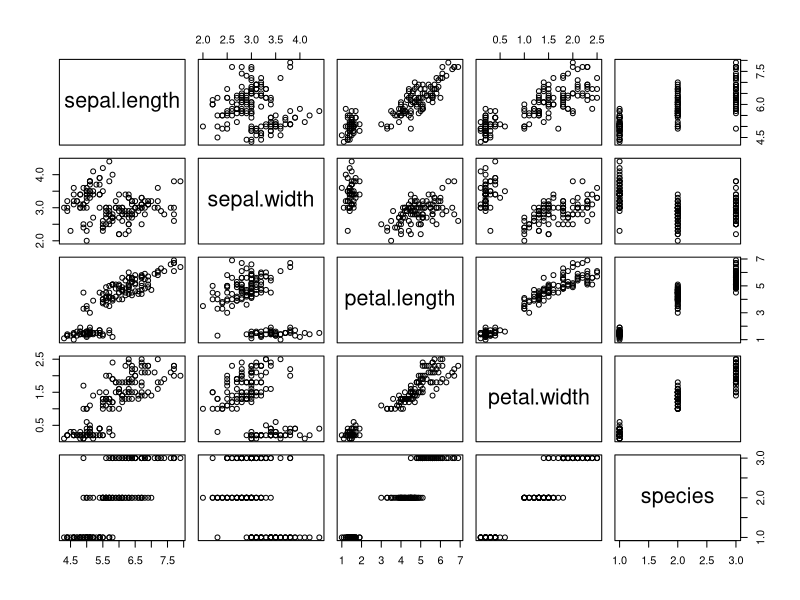
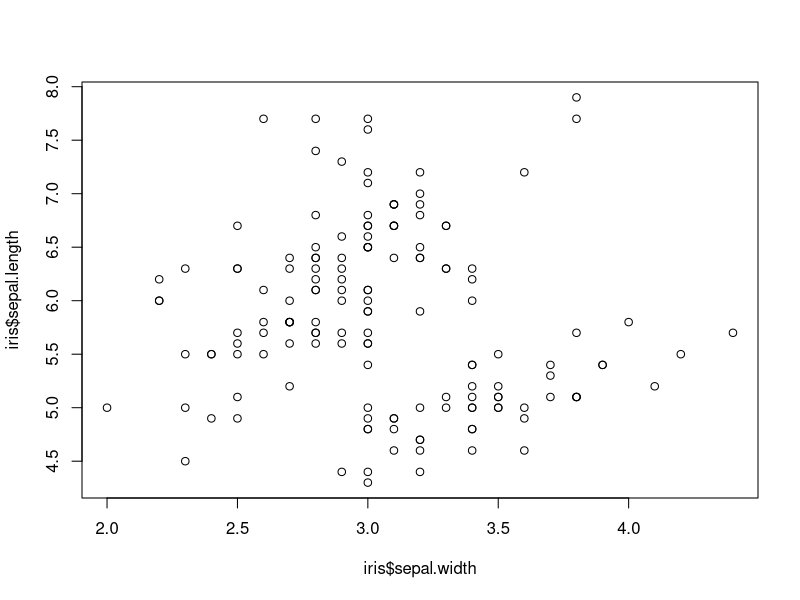
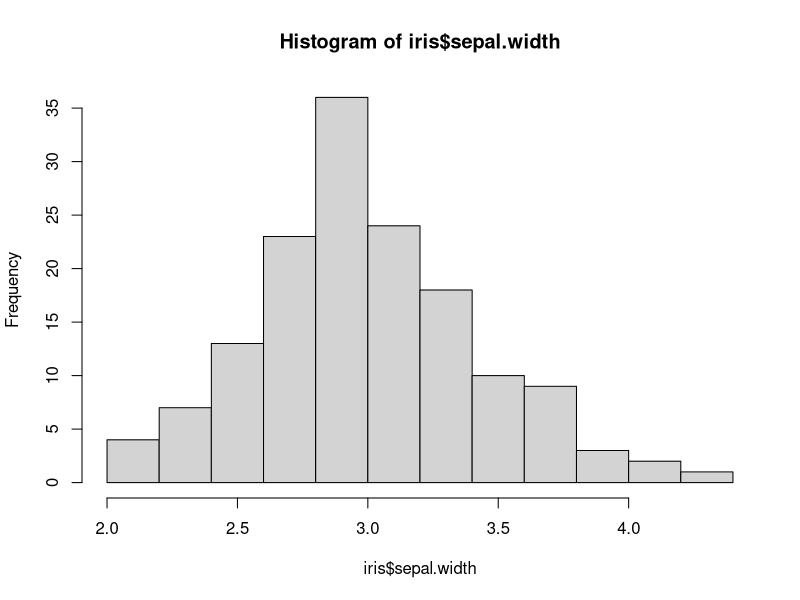
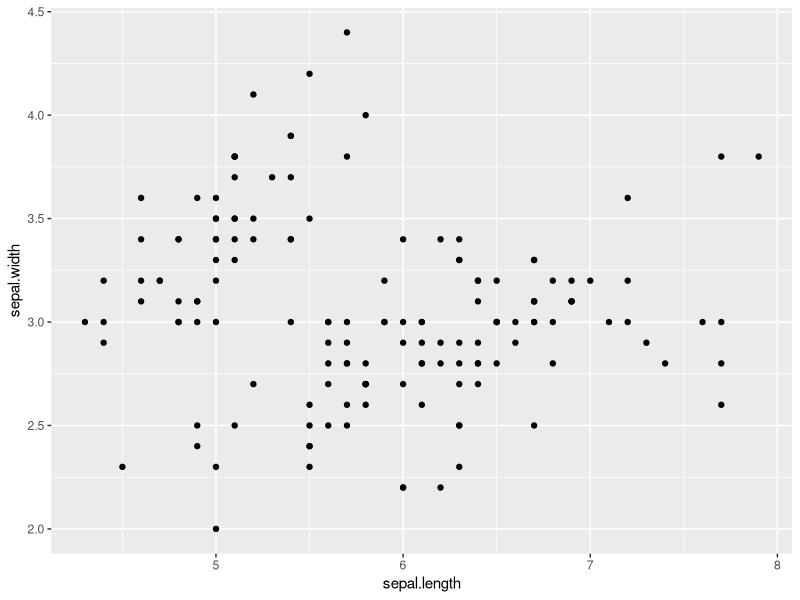
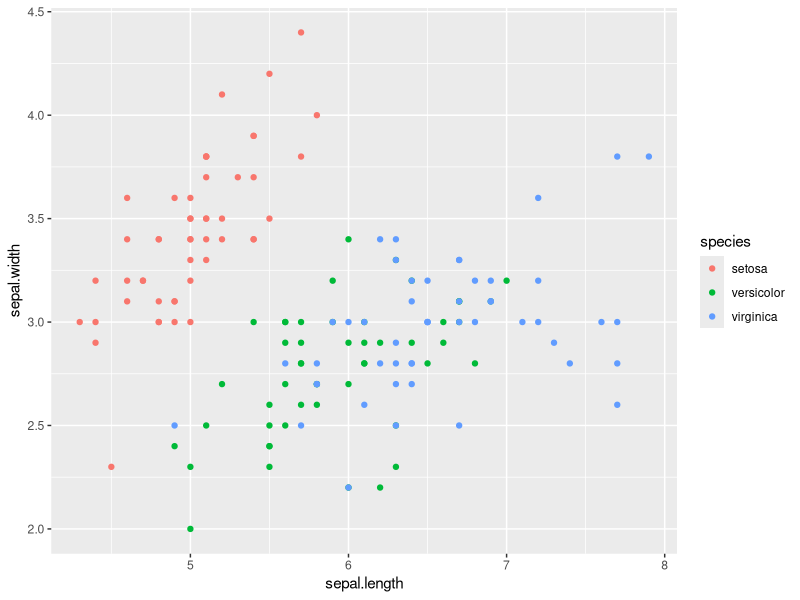
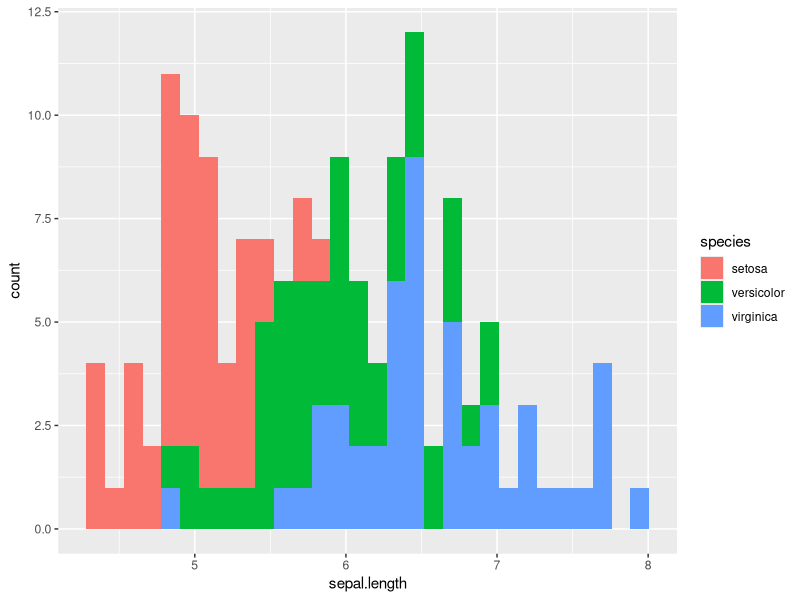
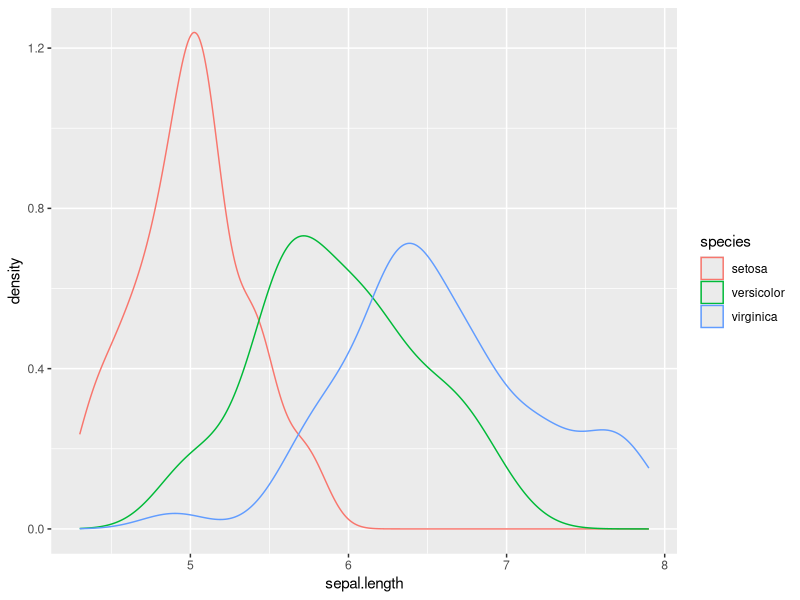
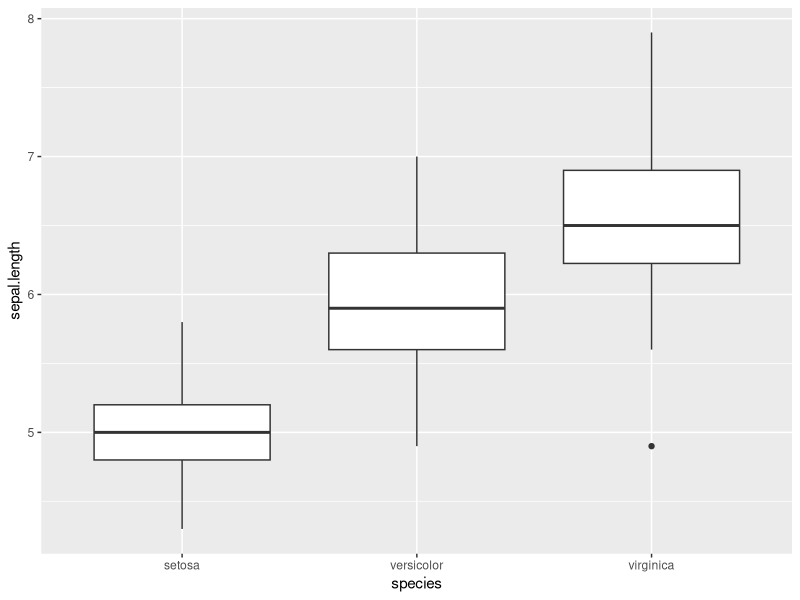

R code for these plots, in order: (Note: this script raises an error after producing the figures.)
## ---- chunk 1
rm(list=ls())
library(here) #set directory
library(datasets) #build in datasets
## ---- chunk 2

data(iris)
help(iris)
names(iris)
summary(iris)
names(iris) <- tolower(names(iris))
## ---- chunk 3
dt <- read.csv(here("data", "iris.csv"))
head(dt)
## ---- chunk 4

names(iris)
library(dplyr)
## ---- chunk 5
# filter() the data for species virginica
virginica <- filter(iris, species == "virginica")
head(virginica) # This dispalys the first six rows
## ---- chunk 6
sepalLength6 <- filter(iris, species == "virginica", sepal.length > 6)
tail(sepalLength6) # compare this to head()
## ---- chunk 7
# select() the specified columns
selected <- select(iris, sepal.length, sepal.width, petal.length)
# select all columns from sepal.length to petal.length
selected2 <- select(iris, sepal.length:petal.length)
head(selected, 3)
## ---- chunk 8
# create a new column that stores logical values for sepal.width greater than half of sepal.length
newCol <- mutate(iris, greater.half = sepal.width > 0.5 * sepal.length)
tail(newCol)
## ---- chunk 9
plot(iris)
## ---- chunk 10
# use ?plot to read more about other arguments
plot(iris$sepal.width, iris$sepal.length)
## ---- chunk 11
# ?hist will give you details on more arguments
hist(iris$sepal.width)
## ---- chunk 12
library(ggplot2)
names(iris)
ggplot(iris, aes(x = sepal.length, y = sepal.width)) + geom_point()
## ---- chunk 13
ggplot(iris, aes(x = sepal.length, y = sepal.width, colour = species)) + geom_point()
## ---- chunk 14
ggplot(iris, aes(x = sepal.length, fill = species)) + geom_histogram()
## ---- chunk 15
ggplot(iris, aes(x = sepal.length, colour = species)) + geom_density()
## ---- chunk 16
ggplot(iris, 
       aes(x = species, y = sepal.length)) + 
        geom_boxplot()
## ---- chunk 17
ggplot(iris, aes(x = sepal.length, y = sepal.width)) + geom_point() + geom_smooth()
## ---- chunk 18
ggplot(iris, aes(x = sepal.length, y = sepal.width)) + geom_point() + geom_smooth(aes(colour = species))
## ---- chunk 19
base <- ggplot(iris, aes(x = sepal.length, y = sepal.width)) + geom_point()

base + facet_wrap(~species)
## ---- chunk 20
petal.length.aov <- aov(formula = petal.length ~ species, data = iris)

summary(petal.length.aov)
## ---- chunk 21
sink(file = "output/petal-length-anova.txt")
summary(object = petal.length.aov)
sink()
